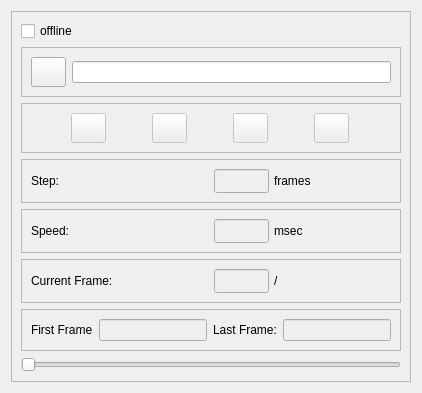
      <widget class="QWidget" name="offlineTab">
       <attribute name="title">
        <string>Offline</string>
       </attribute>
       <layout class="QVBoxLayout" name="verticalLayout_7">
        <item alignment="Qt::AlignTop">
         <widget class="QFrame" name="offlineTab_frame">
          <property name="styleSheet">
           <string notr="true"/>
          </property>
          <property name="frameShape">
           <enum>QFrame::StyledPanel</enum>
          </property>
          <property name="frameShadow">
           <enum>QFrame::Raised</enum>
          </property>
          <layout class="QVBoxLayout" name="verticalLayout_10">
           <item>
            <widget class="QCheckBox" name="offline_checkbox">
             <property name="text">
              <string>offline</string>
             </property>
            </widget>
           </item>
           <item alignment="Qt::AlignTop">
            <widget class="QFrame" name="loadCloudFolderMenu_frame">
             <property name="styleSheet">
              <string notr="true"/>
             </property>
             <property name="frameShape">
              <enum>QFrame::StyledPanel</enum>
             </property>
             <property name="frameShadow">
              <enum>QFrame::Raised</enum>
             </property>
             <layout class="QHBoxLayout" name="horizontalLayout_19">
              <property name="spacing">
               <number>6</number>
              </property>
              <property name="leftMargin">
               <number>9</number>
              </property>
              <property name="topMargin">
               <number>9</number>
              </property>
              <property name="rightMargin">
               <number>9</number>
              </property>
              <property name="bottomMargin">
               <number>9</number>
              </property>
              <item>
               <widget class="QPushButton" name="loadCloudFolderMenu_btn">
                <property name="minimumSize">
                 <size>
                  <width>35</width>
                  <height>30</height>
                 </size>
                </property>
                <property name="maximumSize">
                 <size>
                  <width>35</width>
                  <height>30</height>
                 </size>
                </property>
                <property name="text">
                 <string/>
                </property>
                <property name="icon">
                 <iconset resource="resources/icons.qrc">
                  <normaloff>:/icons/icons/file-white.svg</normaloff>:/icons/icons/file-white.svg</iconset>
                </property>
               </widget>
              </item>
              <item>
               <widget class="QLineEdit" name="loadCloudFolderMenu_edit">
                <property name="enabled">
                 <bool>true</bool>
                </property>
                <property name="readOnly">
                 <bool>true</bool>
                </property>
               </widget>
              </item>
             </layout>
            </widget>
           </item>
           <item>
            <widget class="QFrame" name="autoRunButtons_frame">
             <property name="styleSheet">
              <string notr="true"/>
             </property>
             <property name="frameShape">
              <enum>QFrame::StyledPanel</enum>
             </property>
             <property name="frameShadow">
              <enum>QFrame::Raised</enum>
             </property>
             <layout class="QHBoxLayout" name="horizontalLayout_20">
              <property name="spacing">
               <number>6</number>
              </property>
              <property name="leftMargin">
               <number>9</number>
              </property>
              <property name="topMargin">
               <number>9</number>
              </property>
              <property name="rightMargin">
               <number>9</number>
              </property>
              <property name="bottomMargin">
               <number>9</number>
              </property>
              <item>
               <widget class="QPushButton" name="playFrame_btn">
                <property name="enabled">
                 <bool>false</bool>
                </property>
                <property name="minimumSize">
                 <size>
                  <width>35</width>
                  <height>30</height>
                 </size>
                </property>
                <property name="maximumSize">
                 <size>
                  <width>35</width>
                  <height>30</height>
                 </size>
                </property>
                <property name="text">
                 <string/>
                </property>
                <property name="icon">
                 <iconset resource="resources/icons.qrc">
                  <normaloff>:/icons/icons/play-white.svg</normaloff>:/icons/icons/play-white.svg</iconset>
                </property>
               </widget>
              </item>
              <item>
               <widget class="QPushButton" name="stopFrame_btn">
                <property name="enabled">
                 <bool>false</bool>
                </property>
                <property name="minimumSize">
                 <size>
                  <width>35</width>
                  <height>30</height>
                 </size>
                </property>
                <property name="maximumSize">
                 <size>
                  <width>35</width>
                  <height>30</height>
                 </size>
                </property>
                <property name="text">
                 <string/>
                </property>
                <property name="icon">
                 <iconset resource="resources/icons.qrc">
                  <normaloff>:/icons/icons/square-white.svg</normaloff>:/icons/icons/square-white.svg</iconset>
                </property>
               </widget>
              </item>
              <item>
               <widget class="QPushButton" name="previousFrame_btn">
                <property name="enabled">
                 <bool>false</bool>
                </property>
                <property name="minimumSize">
                 <size>
                  <width>35</width>
                  <height>30</height>
                 </size>
                </property>
                <property name="maximumSize">
                 <size>
                  <width>35</width>
                  <height>30</height>
                 </size>
                </property>
                <property name="text">
                 <string/>
                </property>
                <property name="icon">
                 <iconset resource="resources/icons.qrc">
                  <normaloff>:/icons/icons/arrow-left-white.svg</normaloff>:/icons/icons/arrow-left-white.svg</iconset>
                </property>
               </widget>
              </item>
              <item>
               <widget class="QPushButton" name="nextFrame_btn">
                <property name="enabled">
                 <bool>false</bool>
                </property>
                <property name="minimumSize">
                 <size>
                  <width>35</width>
                  <height>30</height>
                 </size>
                </property>
                <property name="maximumSize">
                 <size>
                  <width>35</width>
                  <height>30</height>
                 </size>
                </property>
                <property name="text">
                 <string/>
                </property>
                <property name="icon">
                 <iconset resource="resources/icons.qrc">
                  <normaloff>:/icons/icons/arrow-right-white.svg</normaloff>:/icons/icons/arrow-right-white.svg</iconset>
                </property>
               </widget>
              </item>
             </layout>
            </widget>
           </item>
           <item>
            <widget class="QFrame" name="stepFrame_frame">
             <property name="minimumSize">
              <size>
               <width>0</width>
               <height>0</height>
              </size>
             </property>
             <property name="maximumSize">
              <size>
               <width>16777215</width>
               <height>16777215</height>
              </size>
             </property>
             <property name="styleSheet">
              <string notr="true"/>
             </property>
             <property name="frameShape">
              <enum>QFrame::StyledPanel</enum>
             </property>
             <property name="frameShadow">
              <enum>QFrame::Raised</enum>
             </property>
             <layout class="QHBoxLayout" name="horizontalLayout_16">
              <property name="spacing">
               <number>6</number>
              </property>
              <property name="leftMargin">
               <number>9</number>
              </property>
              <property name="topMargin">
               <number>9</number>
              </property>
              <property name="rightMargin">
               <number>9</number>
              </property>
              <property name="bottomMargin">
               <number>9</number>
              </property>
              <item>
               <widget class="QLabel" name="stepFrame_lbl">
                <property name="text">
                 <string>Step: </string>
                </property>
               </widget>
              </item>
              <item alignment="Qt::AlignLeft">
               <widget class="QFrame" name="stepFrameRes_frame">
                <property name="styleSheet">
                 <string notr="true">QWidget#stepFrameRes_frame {border:0}</string>
                </property>
                <property name="frameShape">
                 <enum>QFrame::StyledPanel</enum>
                </property>
                <property name="frameShadow">
                 <enum>QFrame::Raised</enum>
                </property>
                <layout class="QHBoxLayout" name="horizontalLayout_4">
                 <property name="spacing">
                  <number>5</number>
                 </property>
                 <property name="leftMargin">
                  <number>0</number>
                 </property>
                 <property name="topMargin">
                  <number>0</number>
                 </property>
                 <property name="rightMargin">
                  <number>0</number>
                 </property>
                 <property name="bottomMargin">
                  <number>0</number>
                 </property>
                 <item>
                  <widget class="QLineEdit" name="stepFrame_edit">
                   <property name="enabled">
                    <bool>false</bool>
                   </property>
                   <property name="minimumSize">
                    <size>
                     <width>55</width>
                     <height>24</height>
                    </size>
                   </property>
                   <property name="maximumSize">
                    <size>
                     <width>55</width>
                     <height>24</height>
                    </size>
                   </property>
                   <property name="text">
                    <string/>
                   </property>
                  </widget>
                 </item>
                 <item>
                  <widget class="QLabel" name="stepFrame2_lbl">
                   <property name="text">
                    <string>frames</string>
                   </property>
                  </widget>
                 </item>
                </layout>
               </widget>
              </item>
             </layout>
            </widget>
           </item>
           <item>
            <widget class="QFrame" name="playSpeed_frame">
             <property name="styleSheet">
              <string notr="true"/>
             </property>
             <property name="frameShape">
              <enum>QFrame::StyledPanel</enum>
             </property>
             <property name="frameShadow">
              <enum>QFrame::Raised</enum>
             </property>
             <layout class="QHBoxLayout" name="horizontalLayout_18">
              <property name="spacing">
               <number>6</number>
              </property>
              <property name="leftMargin">
               <number>9</number>
              </property>
              <property name="topMargin">
               <number>9</number>
              </property>
              <property name="rightMargin">
               <number>9</number>
              </property>
              <property name="bottomMargin">
               <number>9</number>
              </property>
              <item>
               <widget class="QLabel" name="playSpeed_lbl">
                <property name="text">
                 <string>Speed:</string>
                </property>
               </widget>
              </item>
              <item alignment="Qt::AlignLeft">
               <widget class="QFrame" name="playSpeedRes_frame">
                <property name="styleSheet">
                 <string notr="true">QWidget#playSpeedRes_frame {border:0}</string>
                </property>
                <property name="frameShape">
                 <enum>QFrame::StyledPanel</enum>
                </property>
                <property name="frameShadow">
                 <enum>QFrame::Raised</enum>
                </property>
                <layout class="QHBoxLayout" name="horizontalLayout_21">
                 <property name="spacing">
                  <number>5</number>
                 </property>
                 <property name="leftMargin">
                  <number>0</number>
                 </property>
                 <property name="topMargin">
                  <number>0</number>
                 </property>
                 <property name="rightMargin">
                  <number>0</number>
                 </property>
                 <property name="bottomMargin">
                  <number>0</number>
                 </property>
                 <item>
                  <widget class="QLineEdit" name="playSpeed_edit">
                   <property name="enabled">
                    <bool>false</bool>
                   </property>
                   <property name="minimumSize">
                    <size>
                     <width>55</width>
                     <height>24</height>
                    </size>
                   </property>
                   <property name="maximumSize">
                    <size>
                     <width>55</width>
                     <height>24</height>
                    </size>
                   </property>
                   <property name="sizeIncrement">
                    <size>
                     <width>35</width>
                     <height>24</height>
                    </size>
                   </property>
                  </widget>
                 </item>
                 <item>
                  <widget class="QLabel" name="playSpeedUnit_lbl">
                   <property name="text">
                    <string>msec</string>
                   </property>
                  </widget>
                 </item>
                </layout>
               </widget>
              </item>
             </layout>
            </widget>
           </item>
           <item>
            <widget class="QFrame" name="currentFrame_frame">
             <property name="styleSheet">
              <string notr="true"/>
             </property>
             <property name="frameShape">
              <enum>QFrame::StyledPanel</enum>
             </property>
             <property name="frameShadow">
              <enum>QFrame::Raised</enum>
             </property>
             <layout class="QHBoxLayout" name="horizontalLayout_17">
              <property name="spacing">
               <number>6</number>
              </property>
              <property name="leftMargin">
               <number>9</number>
              </property>
              <property name="topMargin">
               <number>9</number>
              </property>
              <property name="rightMargin">
               <number>9</number>
              </property>
              <property name="bottomMargin">
               <number>9</number>
              </property>
              <item>
               <widget class="QLabel" name="currentFrame_lbl">
                <property name="text">
                 <string>Current Frame:</string>
                </property>
               </widget>
              </item>
              <item alignment="Qt::AlignLeft">
               <widget class="QFrame" name="frameCounterRes_frame">
                <property name="styleSheet">
                 <string notr="true">QWidget#frameCounterRes_frame {border:0}</string>
                </property>
                <property name="frameShape">
                 <enum>QFrame::StyledPanel</enum>
                </property>
                <property name="frameShadow">
                 <enum>QFrame::Raised</enum>
                </property>
                <layout class="QHBoxLayout" name="horizontalLayout_22">
                 <property name="spacing">
                  <number>5</number>
                 </property>
                 <property name="leftMargin">
                  <number>0</number>
                 </property>
                 <property name="topMargin">
                  <number>0</number>
                 </property>
                 <property name="rightMargin">
                  <number>0</number>
                 </property>
                 <property name="bottomMargin">
                  <number>0</number>
                 </property>
                 <item>
                  <widget class="QLineEdit" name="currentFrame_edit">
                   <property name="enabled">
                    <bool>false</bool>
                   </property>
                   <property name="minimumSize">
                    <size>
                     <width>55</width>
                     <height>24</height>
                    </size>
                   </property>
                   <property name="maximumSize">
                    <size>
                     <width>55</width>
                     <height>24</height>
                    </size>
                   </property>
                  </widget>
                 </item>
                 <item>
                  <widget class="QLabel" name="totalFrame_lbl">
                   <property name="text">
                    <string>/ </string>
                   </property>
                  </widget>
                 </item>
                </layout>
               </widget>
              </item>
             </layout>
            </widget>
           </item>
           <item>
            <widget class="QFrame" name="playableFrames_frame">
             <property name="frameShape">
              <enum>QFrame::StyledPanel</enum>
             </property>
             <property name="frameShadow">
              <enum>QFrame::Raised</enum>
             </property>
             <layout class="QHBoxLayout" name="horizontalLayout_25">
              <item>
               <widget class="QLabel" name="firstFrame_lbl">
                <property name="text">
                 <string>First Frame</string>
                </property>
               </widget>
              </item>
              <item>
               <widget class="QLineEdit" name="firstFrame_edit">
                <property name="enabled">
                 <bool>false</bool>
                </property>
               </widget>
              </item>
              <item>
               <widget class="QLabel" name="lastFrame_lbl">
                <property name="text">
                 <string>Last Frame:</string>
                </property>
               </widget>
              </item>
              <item>
               <widget class="QLineEdit" name="lastFrame_edit">
                <property name="enabled">
                 <bool>false</bool>
                </property>
               </widget>
              </item>
             </layout>
            </widget>
           </item>
           <item>
            <widget class="QSlider" name="frameViewer_slider">
             <property name="enabled">
              <bool>false</bool>
             </property>
             <property name="orientation">
              <enum>Qt::Horizontal</enum>
             </property>
            </widget>
           </item>
          </layout>
         </widget>
        </item>
       </layout>
      </widget>
